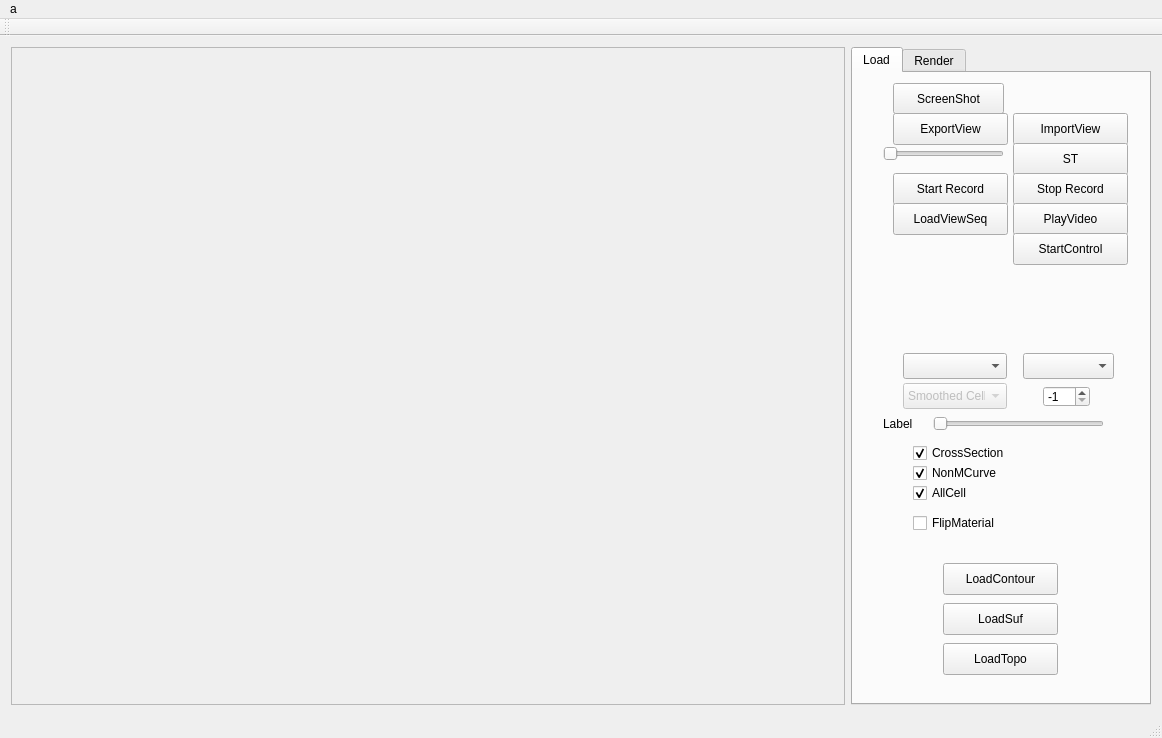
<?xml version="1.0" encoding="UTF-8"?>
<ui version="4.0">
 <class>MainWindow</class>
 <widget class="QMainWindow" name="MainWindow">
  <property name="geometry">
   <rect>
    <x>0</x>
    <y>0</y>
    <width>1162</width>
    <height>738</height>
   </rect>
  </property>
  <property name="windowTitle">
   <string>MainWindow</string>
  </property>
  <widget class="QWidget" name="centralWidget">
   <layout class="QGridLayout" name="gridLayout_2">
    <item row="0" column="0">
     <widget class="QScrollArea" name="mainScreen">
      <property name="sizePolicy">
       <sizepolicy hsizetype="Preferred" vsizetype="Preferred">
        <horstretch>0</horstretch>
        <verstretch>0</verstretch>
       </sizepolicy>
      </property>
      <property name="minimumSize">
       <size>
        <width>640</width>
        <height>640</height>
       </size>
      </property>
      <property name="widgetResizable">
       <bool>true</bool>
      </property>
      <widget class="QWidget" name="scrollAreaWidgetContents">
       <property name="geometry">
        <rect>
         <x>0</x>
         <y>0</y>
         <width>826</width>
         <height>656</height>
        </rect>
       </property>
      </widget>
     </widget>
    </item>
    <item row="0" column="1">
     <widget class="QTabWidget" name="tabWidget_3">
      <property name="sizePolicy">
       <sizepolicy hsizetype="Preferred" vsizetype="Preferred">
        <horstretch>0</horstretch>
        <verstretch>0</verstretch>
       </sizepolicy>
      </property>
      <property name="minimumSize">
       <size>
        <width>280</width>
        <height>0</height>
       </size>
      </property>
      <property name="maximumSize">
       <size>
        <width>300</width>
        <height>16777215</height>
       </size>
      </property>
      <property name="currentIndex">
       <number>0</number>
      </property>
      <widget class="QWidget" name="tab_7">
       <attribute name="title">
        <string>Load</string>
       </attribute>
       <widget class="QPushButton" name="RenderLoadButton_Suf">
        <property name="geometry">
         <rect>
          <x>90</x>
          <y>530</y>
          <width>115</width>
          <height>32</height>
         </rect>
        </property>
        <property name="text">
         <string>LoadSuf</string>
        </property>
       </widget>
       <widget class="QPushButton" name="SaveImgButton">
        <property name="geometry">
         <rect>
          <x>40</x>
          <y>10</y>
          <width>111</width>
          <height>31</height>
         </rect>
        </property>
        <property name="text">
         <string>ScreenShot</string>
        </property>
       </widget>
       <widget class="QPushButton" name="ExportViewButton">
        <property name="geometry">
         <rect>
          <x>40</x>
          <y>40</y>
          <width>115</width>
          <height>32</height>
         </rect>
        </property>
        <property name="text">
         <string>ExportView</string>
        </property>
       </widget>
       <widget class="QPushButton" name="ImportViewButton">
        <property name="geometry">
         <rect>
          <x>160</x>
          <y>40</y>
          <width>115</width>
          <height>32</height>
         </rect>
        </property>
        <property name="text">
         <string>ImportView</string>
        </property>
       </widget>
       <widget class="QPushButton" name="RenderSmoothTransitionButton">
        <property name="geometry">
         <rect>
          <x>160</x>
          <y>70</y>
          <width>115</width>
          <height>32</height>
         </rect>
        </property>
        <property name="text">
         <string>ST</string>
        </property>
       </widget>
       <widget class="QSlider" name="SmoothTransitionSlider">
        <property name="geometry">
         <rect>
          <x>30</x>
          <y>70</y>
          <width>121</width>
          <height>22</height>
         </rect>
        </property>
        <property name="maximum">
         <number>100</number>
        </property>
        <property name="orientation">
         <enum>Qt::Horizontal</enum>
        </property>
       </widget>
       <widget class="QPushButton" name="StopRecordButton">
        <property name="geometry">
         <rect>
          <x>160</x>
          <y>100</y>
          <width>115</width>
          <height>32</height>
         </rect>
        </property>
        <property name="text">
         <string>Stop Record</string>
        </property>
       </widget>
       <widget class="QPushButton" name="StartRecordButton">
        <property name="geometry">
         <rect>
          <x>40</x>
          <y>100</y>
          <width>115</width>
          <height>32</height>
         </rect>
        </property>
        <property name="text">
         <string>Start Record</string>
        </property>
       </widget>
       <widget class="QPushButton" name="PlayVideoButton">
        <property name="geometry">
         <rect>
          <x>160</x>
          <y>130</y>
          <width>115</width>
          <height>32</height>
         </rect>
        </property>
        <property name="text">
         <string>PlayVideo</string>
        </property>
       </widget>
       <widget class="QPushButton" name="TimerControlStartButton">
        <property name="geometry">
         <rect>
          <x>160</x>
          <y>160</y>
          <width>115</width>
          <height>32</height>
         </rect>
        </property>
        <property name="text">
         <string>StartControl</string>
        </property>
       </widget>
       <widget class="QPushButton" name="LoadViewSequenceButton">
        <property name="geometry">
         <rect>
          <x>40</x>
          <y>130</y>
          <width>115</width>
          <height>32</height>
         </rect>
        </property>
        <property name="text">
         <string>LoadViewSeq</string>
        </property>
       </widget>
       <widget class="QComboBox" name="ViewModeComboBox">
        <property name="enabled">
         <bool>false</bool>
        </property>
        <property name="geometry">
         <rect>
          <x>50</x>
          <y>310</y>
          <width>104</width>
          <height>26</height>
         </rect>
        </property>
        <property name="editable">
         <bool>false</bool>
        </property>
        <item>
         <property name="text">
          <string>Smoothed Cells</string>
         </property>
        </item>
        <item>
         <property name="text">
          <string>Global View</string>
         </property>
        </item>
        <item>
         <property name="text">
          <string>CrossSection View</string>
         </property>
        </item>
       </widget>
       <widget class="QSpinBox" name="MMPIckSurfspinBox">
        <property name="geometry">
         <rect>
          <x>190</x>
          <y>313</y>
          <width>47</width>
          <height>21</height>
         </rect>
        </property>
        <property name="minimum">
         <number>-1</number>
        </property>
        <property name="maximum">
         <number>10</number>
        </property>
        <property name="value">
         <number>-1</number>
        </property>
       </widget>
       <widget class="QComboBox" name="MMCellcomboBox">
        <property name="geometry">
         <rect>
          <x>50</x>
          <y>280</y>
          <width>104</width>
          <height>26</height>
         </rect>
        </property>
        <property name="editable">
         <bool>false</bool>
        </property>
       </widget>
       <widget class="QComboBox" name="MMTopocomboBox">
        <property name="geometry">
         <rect>
          <x>170</x>
          <y>280</y>
          <width>91</width>
          <height>26</height>
         </rect>
        </property>
       </widget>
       <widget class="QSlider" name="MMPickSurfSlider">
        <property name="geometry">
         <rect>
          <x>80</x>
          <y>340</y>
          <width>171</width>
          <height>22</height>
         </rect>
        </property>
        <property name="minimum">
         <number>-1</number>
        </property>
        <property name="maximum">
         <number>10</number>
        </property>
        <property name="value">
         <number>-1</number>
        </property>
        <property name="orientation">
         <enum>Qt::Horizontal</enum>
        </property>
       </widget>
       <widget class="QCheckBox" name="MMNonMCurveBox">
        <property name="geometry">
         <rect>
          <x>60</x>
          <y>390</y>
          <width>111</width>
          <height>20</height>
         </rect>
        </property>
        <property name="text">
         <string>NonMCurve</string>
        </property>
        <property name="checked">
         <bool>true</bool>
        </property>
       </widget>
       <widget class="QCheckBox" name="MMCrossSectionBox">
        <property name="geometry">
         <rect>
          <x>60</x>
          <y>370</y>
          <width>111</width>
          <height>20</height>
         </rect>
        </property>
        <property name="text">
         <string>CrossSection</string>
        </property>
        <property name="checked">
         <bool>true</bool>
        </property>
       </widget>
       <widget class="QCheckBox" name="MMShowAllCellBox">
        <property name="geometry">
         <rect>
          <x>60</x>
          <y>410</y>
          <width>89</width>
          <height>20</height>
         </rect>
        </property>
        <property name="text">
         <string>AllCell</string>
        </property>
        <property name="checked">
         <bool>true</bool>
        </property>
       </widget>
       <widget class="QPushButton" name="RenderLoadButton_Topo">
        <property name="geometry">
         <rect>
          <x>90</x>
          <y>570</y>
          <width>115</width>
          <height>32</height>
         </rect>
        </property>
        <property name="text">
         <string>LoadTopo</string>
        </property>
       </widget>
       <widget class="QPushButton" name="RenderLoadButton_Contour">
        <property name="geometry">
         <rect>
          <x>90</x>
          <y>490</y>
          <width>115</width>
          <height>32</height>
         </rect>
        </property>
        <property name="text">
         <string>LoadContour</string>
        </property>
       </widget>
       <widget class="QCheckBox" name="FlipMaterialcheckBox">
        <property name="geometry">
         <rect>
          <x>60</x>
          <y>440</y>
          <width>101</width>
          <height>20</height>
         </rect>
        </property>
        <property name="text">
         <string>FlipMaterial</string>
        </property>
       </widget>
       <widget class="QLabel" name="label_12">
        <property name="geometry">
         <rect>
          <x>30</x>
          <y>340</y>
          <width>41</width>
          <height>21</height>
         </rect>
        </property>
        <property name="text">
         <string>Label</string>
        </property>
       </widget>
      </widget>
      <widget class="QWidget" name="tab">
       <attribute name="title">
        <string>Render</string>
       </attribute>
       <widget class="QSlider" name="disksizeSlider">
        <property name="geometry">
         <rect>
          <x>100</x>
          <y>300</y>
          <width>160</width>
          <height>22</height>
         </rect>
        </property>
        <property name="minimum">
         <number>1</number>
        </property>
        <property name="maximum">
         <number>200</number>
        </property>
        <property name="value">
         <number>20</number>
        </property>
        <property name="orientation">
         <enum>Qt::Horizontal</enum>
        </property>
       </widget>
       <widget class="QCheckBox" name="RenderSurfaceBox">
        <property name="geometry">
         <rect>
          <x>40</x>
          <y>110</y>
          <width>89</width>
          <height>20</height>
         </rect>
        </property>
        <property name="text">
         <string>Surface</string>
        </property>
        <property name="checked">
         <bool>true</bool>
        </property>
       </widget>
       <widget class="QSlider" name="RenderNLengthSlider">
        <property name="geometry">
         <rect>
          <x>100</x>
          <y>200</y>
          <width>160</width>
          <height>22</height>
         </rect>
        </property>
        <property name="maximum">
         <number>100</number>
        </property>
        <property name="value">
         <number>30</number>
        </property>
        <property name="orientation">
         <enum>Qt::Horizontal</enum>
        </property>
       </widget>
       <widget class="QLabel" name="label_4">
        <property name="geometry">
         <rect>
          <x>30</x>
          <y>340</y>
          <width>59</width>
          <height>16</height>
         </rect>
        </property>
        <property name="text">
         <string>Ambient</string>
        </property>
       </widget>
       <widget class="QLabel" name="label_8">
        <property name="geometry">
         <rect>
          <x>40</x>
          <y>260</y>
          <width>51</width>
          <height>21</height>
         </rect>
        </property>
        <property name="text">
         <string>Tube</string>
        </property>
       </widget>
       <widget class="QLabel" name="label_6">
        <property name="geometry">
         <rect>
          <x>30</x>
          <y>380</y>
          <width>59</width>
          <height>16</height>
         </rect>
        </property>
        <property name="text">
         <string>Specular</string>
        </property>
       </widget>
       <widget class="QSlider" name="ballsizeSlider">
        <property name="geometry">
         <rect>
          <x>100</x>
          <y>280</y>
          <width>160</width>
          <height>22</height>
         </rect>
        </property>
        <property name="minimum">
         <number>1</number>
        </property>
        <property name="maximum">
         <number>200</number>
        </property>
        <property name="value">
         <number>17</number>
        </property>
        <property name="orientation">
         <enum>Qt::Horizontal</enum>
        </property>
       </widget>
       <widget class="QCheckBox" name="RenderNormalBox">
        <property name="geometry">
         <rect>
          <x>160</x>
          <y>90</y>
          <width>89</width>
          <height>20</height>
         </rect>
        </property>
        <property name="text">
         <string>Normal</string>
        </property>
        <property name="checked">
         <bool>false</bool>
        </property>
       </widget>
       <widget class="QLabel" name="label_5">
        <property name="geometry">
         <rect>
          <x>30</x>
          <y>360</y>
          <width>59</width>
          <height>16</height>
         </rect>
        </property>
        <property name="text">
         <string>Diffuse</string>
        </property>
       </widget>
       <widget class="QSlider" name="RenderDecadeSlider">
        <property name="geometry">
         <rect>
          <x>100</x>
          <y>400</y>
          <width>160</width>
          <height>22</height>
         </rect>
        </property>
        <property name="maximum">
         <number>100</number>
        </property>
        <property name="value">
         <number>0</number>
        </property>
        <property name="orientation">
         <enum>Qt::Horizontal</enum>
        </property>
       </widget>
       <widget class="QLabel" name="label">
        <property name="geometry">
         <rect>
          <x>40</x>
          <y>200</y>
          <width>51</width>
          <height>21</height>
         </rect>
        </property>
        <property name="text">
         <string>Length</string>
        </property>
       </widget>
       <widget class="QLabel" name="label_7">
        <property name="geometry">
         <rect>
          <x>30</x>
          <y>400</y>
          <width>59</width>
          <height>16</height>
         </rect>
        </property>
        <property name="text">
         <string>Decade</string>
        </property>
       </widget>
       <widget class="QSlider" name="RenderSpecularSlider">
        <property name="geometry">
         <rect>
          <x>100</x>
          <y>380</y>
          <width>160</width>
          <height>22</height>
         </rect>
        </property>
        <property name="maximum">
         <number>100</number>
        </property>
        <property name="value">
         <number>10</number>
        </property>
        <property name="orientation">
         <enum>Qt::Horizontal</enum>
        </property>
       </widget>
       <widget class="QLabel" name="label_2">
        <property name="geometry">
         <rect>
          <x>50</x>
          <y>220</y>
          <width>41</width>
          <height>21</height>
         </rect>
        </property>
        <property name="text">
         <string>Width</string>
        </property>
       </widget>
       <widget class="QCheckBox" name="RenderWireBox">
        <property name="geometry">
         <rect>
          <x>40</x>
          <y>90</y>
          <width>89</width>
          <height>20</height>
         </rect>
        </property>
        <property name="text">
         <string>Wire</string>
        </property>
       </widget>
       <widget class="QSlider" name="tubesizeSlider">
        <property name="geometry">
         <rect>
          <x>100</x>
          <y>260</y>
          <width>160</width>
          <height>22</height>
         </rect>
        </property>
        <property name="minimum">
         <number>1</number>
        </property>
        <property name="maximum">
         <number>200</number>
        </property>
        <property name="value">
         <number>50</number>
        </property>
        <property name="orientation">
         <enum>Qt::Horizontal</enum>
        </property>
       </widget>
       <widget class="QSlider" name="RenderNLengthMultiplyer">
        <property name="geometry">
         <rect>
          <x>100</x>
          <y>180</y>
          <width>160</width>
          <height>22</height>
         </rect>
        </property>
        <property name="minimum">
         <number>1</number>
        </property>
        <property name="maximum">
         <number>100</number>
        </property>
        <property name="value">
         <number>1</number>
        </property>
        <property name="orientation">
         <enum>Qt::Horizontal</enum>
        </property>
       </widget>
       <widget class="QLabel" name="label_10">
        <property name="geometry">
         <rect>
          <x>40</x>
          <y>180</y>
          <width>51</width>
          <height>21</height>
         </rect>
        </property>
        <property name="text">
         <string>Multiply</string>
        </property>
       </widget>
       <widget class="QSlider" name="RenderUpNormalSlider">
        <property name="geometry">
         <rect>
          <x>100</x>
          <y>240</y>
          <width>160</width>
          <height>22</height>
         </rect>
        </property>
        <property name="maximum">
         <number>100</number>
        </property>
        <property name="value">
         <number>30</number>
        </property>
        <property name="orientation">
         <enum>Qt::Horizontal</enum>
        </property>
       </widget>
       <widget class="QCheckBox" name="RenderDoubleSide">
        <property name="geometry">
         <rect>
          <x>160</x>
          <y>110</y>
          <width>101</width>
          <height>20</height>
         </rect>
        </property>
        <property name="text">
         <string>DoubleSide</string>
        </property>
        <property name="checked">
         <bool>true</bool>
        </property>
       </widget>
       <widget class="QCheckBox" name="RenderMarkerBox">
        <property name="geometry">
         <rect>
          <x>40</x>
          <y>130</y>
          <width>89</width>
          <height>20</height>
         </rect>
        </property>
        <property name="text">
         <string>Markers</string>
        </property>
        <property name="checked">
         <bool>true</bool>
        </property>
       </widget>
       <widget class="QSlider" name="RenderAmbientSlider">
        <property name="geometry">
         <rect>
          <x>100</x>
          <y>340</y>
          <width>160</width>
          <height>22</height>
         </rect>
        </property>
        <property name="maximum">
         <number>100</number>
        </property>
        <property name="value">
         <number>15</number>
        </property>
        <property name="orientation">
         <enum>Qt::Horizontal</enum>
        </property>
       </widget>
       <widget class="QLabel" name="label_9">
        <property name="geometry">
         <rect>
          <x>30</x>
          <y>280</y>
          <width>61</width>
          <height>21</height>
         </rect>
        </property>
        <property name="text">
         <string>Ball</string>
        </property>
        <property name="alignment">
         <set>Qt::AlignCenter</set>
        </property>
       </widget>
       <widget class="QLabel" name="label_3">
        <property name="geometry">
         <rect>
          <x>30</x>
          <y>240</y>
          <width>61</width>
          <height>21</height>
         </rect>
        </property>
        <property name="text">
         <string>UpNormal</string>
        </property>
       </widget>
       <widget class="QSlider" name="RenderLWidthSlider">
        <property name="geometry">
         <rect>
          <x>100</x>
          <y>220</y>
          <width>160</width>
          <height>22</height>
         </rect>
        </property>
        <property name="maximum">
         <number>100</number>
        </property>
        <property name="value">
         <number>30</number>
        </property>
        <property name="orientation">
         <enum>Qt::Horizontal</enum>
        </property>
       </widget>
       <widget class="QSlider" name="RenderDiffuseSlider">
        <property name="geometry">
         <rect>
          <x>100</x>
          <y>360</y>
          <width>160</width>
          <height>22</height>
         </rect>
        </property>
        <property name="maximum">
         <number>100</number>
        </property>
        <property name="value">
         <number>75</number>
        </property>
        <property name="orientation">
         <enum>Qt::Horizontal</enum>
        </property>
       </widget>
       <widget class="QLabel" name="label_11">
        <property name="geometry">
         <rect>
          <x>30</x>
          <y>300</y>
          <width>61</width>
          <height>21</height>
         </rect>
        </property>
        <property name="text">
         <string>Disk</string>
        </property>
        <property name="alignment">
         <set>Qt::AlignCenter</set>
        </property>
       </widget>
      </widget>
     </widget>
    </item>
   </layout>
  </widget>
  <widget class="QMenuBar" name="menuBar">
   <property name="geometry">
    <rect>
     <x>0</x>
     <y>0</y>
     <width>1162</width>
     <height>22</height>
    </rect>
   </property>
   <widget class="QMenu" name="menuA">
    <property name="title">
     <string>a</string>
    </property>
   </widget>
   <addaction name="menuA"/>
  </widget>
  <widget class="QToolBar" name="mainToolBar">
   <attribute name="toolBarArea">
    <enum>TopToolBarArea</enum>
   </attribute>
   <attribute name="toolBarBreak">
    <bool>false</bool>
   </attribute>
  </widget>
  <widget class="QStatusBar" name="statusBar"/>
 </widget>
 <layoutdefault spacing="6" margin="11"/>
 <resources/>
 <connections/>
</ui>
